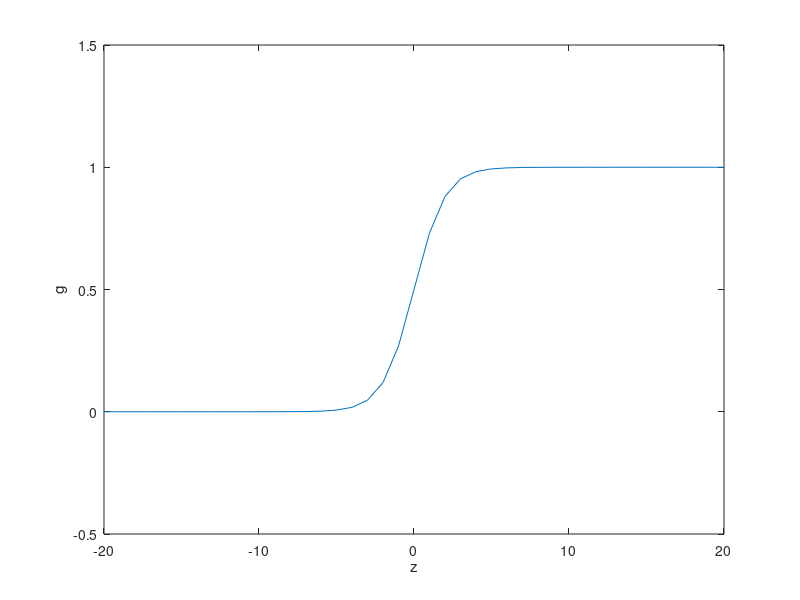

MATLAB code for this plot:
z = -20:1:20;
g = 1 ./ (1 + exp(-z));
figure;
plot(z,g);
xlabel('z'); ylabel('g');
axis([-20 20 -0.5 1.5]);
print -deps '../images/sigmoid.eps'